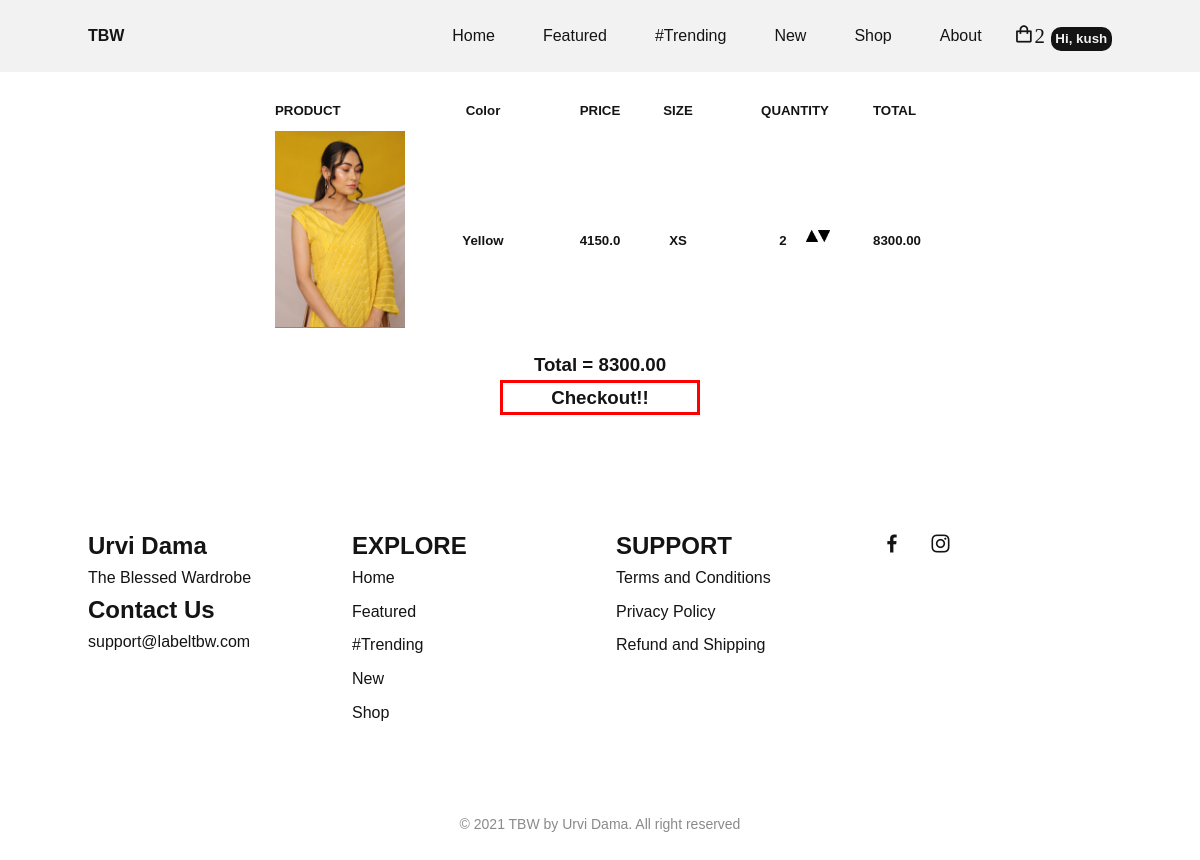
The app's page /cart (signed in) with its own data.
### store/models.py (models this page shows, shortened)
class Order(models.Model):
	payment_status_choices = (
        (1, 'SUCCESS'),
        (2, 'FAILURE' ),
        (3, 'PENDING'),
    )
	customer = models.ForeignKey(User, on_delete=models.SET_NULL, null=True, blank=True)
	date_ordered = models.DateTimeField(null=False, default = datetime.now())
	complete = models.BooleanField(default=False)
	transaction_id = models.CharField(max_length=100, null=True)
	order_id = models.CharField(unique=True, max_length=100, null=True, blank=True, default=None)
	razorpay_order_id = models.CharField(max_length=500, null=True, blank=True)
	razorpay_payment_id = models.CharField(max_length=500, null=True, blank=True)
	razorpay_signature = models.CharField(max_length=500, null=True, blank=True)
	total_amount = models.FloatField(default=0.0)
	payment_status = models.IntegerField(choices = payment_status_choices, default=3)
	@property
	def get_cart_total(self):
		orderitems = self.orderitem_set.all()
		total = sum([item.get_total for item in orderitems])
		return round(total, 3)
	@property
	def get_cart_items(self):
		orderitems = self.orderitem_set.all()
		total = sum([item.quantity for item in orderitems])
		return total

class OrderItem(models.Model):
	product = models.ForeignKey(Product, on_delete=models.SET_NULL, null=True)
	order = models.ForeignKey(Order, on_delete=models.SET_NULL, null=True)
	quantity = models.IntegerField(default=0, null=True, blank=True)
	date_added = models.DateTimeField(auto_now_add=True)
	size = models.CharField(max_length=4, default="M")
	color = models.CharField(max_length=50, default="Yellow")
	@property
	def get_total(self):
		total = self.product.price * self.quantity
		return total

class Product(models.Model):
    name = models.CharField(max_length = 50)
    uniqueCode = models.CharField(max_length=10, unique=True, null=False, default = "")
    price = models.FloatField()
    priceNoDiscount = models.FloatField(default=0.0)
    desc = models.TextField()
    size = models.CharField(max_length=2)
    img = models.ImageField(null=True, blank=True)

### store/views.py (the view)
# urls.py: path('cart', views.cart, name = "cart"),
def cart(request):
    if request.user.is_authenticated:
        customer = request.user
        order, created = Order.objects.get_or_create(customer=customer, complete=False)
        items = order.orderitem_set.all()
    else:
        items = []
        order = {
            'get_cart_items' : 0,
            'get_cart_total' : 0,
        }
    context = {'items' : items, 'order' : order}
    return render(request, 'cart.html', context)

### templates/cart.html (shortened to what this page needs)
{% extends 'base.html' %}
{% block content %}
    <div class="products-container">
        <div class="product-header">
            <h5 class="product-title">PRODUCT</h5>
            <h5 class="quantity">Color</h5>
            <h5 class="price">PRICE</h5>
            <h5 class="price">SIZE</h5>
            <h5 class="quantity">QUANTITY</h5>
            <h5 class="total">TOTAL</h5>
        </div>
    </div>
    {% for item in items %}
    <div class="product-header" style = "align-items : flex-start">
        <img class="cart_img" src={{item.product.img.url}} alt="">
        <h5 class="quantity">{{item.color}}</h5>
        <h5 class="price">{{item.product.price}}</h5>
        <h5 class="price">{{item.size}}</h5>
        <div class="quantity">
            <h5 class="quantity">{{item.quantity}}</h5>
            <img data-product="{{item.product.id}}" data-finalcolor = {{item.color}} data-size = {{item.size}} data-action="add" class="chg-quantity update-cart" src="static/img/arrow-up.png">
            <img data-product="{{item.product.id}}" data-finalcolor = {{item.color}} data-size = {{item.size}} data-action="remove" class="chg-quantity update-cart" src="static/img/arrow-down.png">
        </div>
        <h5 class="total">{{item.get_total|floatformat:2}}</h5>
    </div>
    {% endfor %}
    <h3>
        <center>Total = {{order.get_cart_total|floatformat:2}}</center>
        {% if order.get_cart_total != 0%}
            <center><a class="chkBtn" href={% url 'checkout' %}>Checkout!!</a></center>
        {%endif%}
    </h3>
{% endblock %}

### templates/base.html (shortened to what this page needs)
<!DOCTYPE html>
<html lang="en">
<head>
    <link rel="stylesheet" href="/static/css/styles.css">
    <link href='https://cdn.jsdelivr.net/npm/boxicons@2.0.5/css/boxicons.min.css' rel='stylesheet'>
</head>
<body>
    <header class="l-header" id="header">
        <nav class="nav bd-grid">
            <a href="/" class="nav__logo">TBW</a>
            <div class="nav__menu" id="nav-menu">
                <ul class="nav__list">
                    <li class="nav__item"><a href="/" class="nav__link">Home</a></li>
                    <li class="nav__item"><a href="/#featured" class="nav__link">Featured</a></li>
                    <li class="nav__item"><a href="/#women" class="nav__link">#Trending</a></li>
                    <li class="nav__item"><a href="/#new" class="nav__link">New</a></li>
                    <li class="nav__item"><a href="./shop" class="nav__link">Shop</a></li>
                    <li class="nav__item"><a href="./about" class="nav__link">About</a></li>
                </ul>
            </div>
            <div class="nav__shop">
                {% if request.user.is_authenticated %}
                <a href = {% url 'cart' %} class='bx bx-shopping-bag'>{{order.get_cart_items}}</a>
                    <div class="dropdown">
                        <button class="dropbtn">Hi, {{request.user.username}}</button>
                      </div>
                {% else %}
                    <a href={% url 'cart' %} class='bx bx-shopping-bag'>{{order.get_cart_items}}</a>
                    <a href="./login"><i class='bx bx-user-circle'></i></a>
                {% endif %}
            </div>
        </nav>
    </header>
        {% block content %}
        {% endblock %}
    <footer class="footer section">
        <div class="footer__container bd-grid">
            <div class="footer__box">
                <h3 class="footer__title">Urvi Dama</h3>
                <p class="footer__description">The Blessed Wardrobe</p>
                <h3 class="footer__title">Contact Us</h3>
                <p class="footer__description">support@labeltbw.com</p>
            </div>
            <div class="footer__box">
                <h3 class="footer__title">EXPLORE</h3>
                <ul>
                    <li><a href="/" class="footer__link">Home</a></li>
                    <li><a href="/#featured" class="footer__link">Featured</a></li>
                    <li><a href="/#women" class="footer__link">#Trending</a></li>
                    <li><a href="/#new" class="footer__link">New</a></li>
                    <li><a href="./shop" class="footer__link">Shop</a></li>
                </ul>
            </div>
            <div class="footer__box">
                <h3 class="footer__title">SUPPORT</h3>
                <ul>
                    <li><a href = {% url "terms" %} class="footer__link">Terms and Conditions</a></li>
                    <li><a href= {% url "privacy" %} class="footer__link">Privacy Policy</a></li>
                    <li><a href= {% url "cancel" %} class="footer__link">Refund and Shipping</a></li>
                </ul>
            </div>
            <div class="footer__box">
                <a href="https://www.facebook.com/tbwbyurvidama/" target = "_blank" class="footer__social"><i class='bx bxl-facebook'></i></a>
                <a href="https://www.instagram.com/tbwbyurvidama/?igshid=1g4ckzbhpnc6l" target = "_blank" class="footer__social"><i class='bx bxl-instagram'></i></a>
            </div>
        </div>
        <p class="footer__copy">&#169; 2021 TBW by Urvi Dama. All right reserved</p>
    </footer>
</body>
</html>

### static/css/styles.css (style rules this page uses)
:root { --header-height: 3rem; --font-medium: 500; --font-semi-bold: 600; --font-bold: 700; --dark-color: #141414; --dark-color-light: #8A8A8A; --dark-color-lighten: #F2F2F2; --white-color: #FFF; --body-font: 'Poppins', sans-serif; --big-font-size: 1.25rem; --bigger-font-size: 1.5rem; --biggest-font-size: 2rem; --h2-font-size: 1.25rem; --normal-font-size: .938rem; --smaller-font-size: .813rem; --mb-1: .5rem; --mb-2: 1rem; --mb-3: 1.5rem; --mb-4: 2rem; --mb-5: 2.5rem; --mb-6: 3rem; --z-fixed: 100; --rotate-img: rotate(0deg); }
@media screen and (min-width: 768px) { :root { --big-font-size: 1.5rem; --bigger-font-size: 2rem; --biggest-font-size: 3rem; --normal-font-size: 1rem; --smaller-font-size: .875rem; } }
*,::before,::after { box-sizing: border-box; }
html { scroll-behavior: smooth; }
body { margin: var(--header-height) 0 0 0; font-family: var(--body-font); font-size: var(--normal-font-size); font-weight: var(--font-medium); color: var(--dark-color); line-height: 1.6; }
h1,h2,h3,p,ul { margin: 0; }
ul { padding: 0; list-style: none; }
a { text-decoration: none; color: var(--dark-color); }
img { max-width: 100%; height: auto; display: block; }
.section { padding: 5rem 0 2rem; }
.bd-grid { max-width: 1024px; display: grid; grid-template-columns: 100%; column-gap: 2rem; width: calc(100% - 2rem); margin-left: var(--mb-2); margin-right: var(--mb-2); }
.l-header { width: 100%; position: fixed; top: 0; left: 0; z-index: var(--z-fixed); background-color: var(--dark-color-lighten); }
.nav { height: var(--header-height); display: flex; justify-content: space-between; align-items: center; }
.nav__item { margin-bottom: var(--mb-4); }
.nav__logo { font-weight: var(--font-semi-bold); }
.nav__toggle, .nav__shop { font-size: 1.3rem; cursor: pointer; }
.footer__container { grid-template-columns: repeat(auto-fit, minmax(220px, 1fr)); }
.footer__box { margin-bottom: var(--mb-4); }
.footer__title { font-size: var(--big-font-size); }
.footer__link { display: block; width: max-content; margin-bottom: var(--mb-1); }
.footer__social { font-size: 1.5rem; margin-right: 1.25rem; }
.footer__copy { padding-top: 3rem; font-size: var(--smaller-font-size); color: var(--dark-color-light); text-align: center; }
@media screen and (min-width: 768px) { body { margin: 0; } }
@media screen and (min-width: 768px) { .section { padding: 7rem 0 3rem; } }
@media screen and (min-width: 768px) { .nav { height: calc(var(--header-height) + 1.5rem); } }
@media screen and (min-width: 768px) { .nav__menu { margin-left: auto; } }
@media screen and (min-width: 768px) { .nav__list { display: flex; } }
@media screen and (min-width: 768px) { .nav__item { margin-left: var(--mb-6); margin-bottom: 0; } }
@media screen and (min-width: 1024px) { .bd-grid { margin-left: auto; margin-right: auto; } }
.products-container { max-width: 650px; margin: 0 auto; margin-top: 100px; }
.product-header { width: 100%; max-width: 650px; display: flex; justify-content: flex-start; margin: 0 auto; }
@media screen and (min-width: 768px) { .product-header { margin-top: 10px; } }
.product-title { width: 25%; justify-content: center; margin: auto 0; }
.price { width: 15%; display: flex; justify-content: center; margin: auto 0; }
.quantity { width: 30%; display: flex; justify-content: center; margin: auto 0; }
.total { width: 10%; display: flex; margin: auto 0; }
.dropbtn { background-color: var(--dark-color); color: var(--dark-color-lighten); font-weight: bolder; border: none; border-radius: 10px; padding: .3rem .3rem; }
.dropdown { position: relative; display: inline-block; }
.cart_img { max-width: 20%; margin-bottom: calc(0.383rem + var( --normal-font-size)); width: 45%; border-bottom: 1px solid var(--dark-color-light); justify-content: center; }
.chg-quantity { width: 12px; height: 12px; cursor: pointer; transition:.1s; }
.chkBtn { border:3px solid red; display:block; height:35px; width:200px; }

### records on screen
Order: get_cart_items "2", get_cart_total "8300.00"
OrderItem: product.img (picture), color "Yellow", product.price "4150.0", size "XS", quantity "2", get_total "8300.00"

### other values on screen
{{ request.user.username }} "kush"
